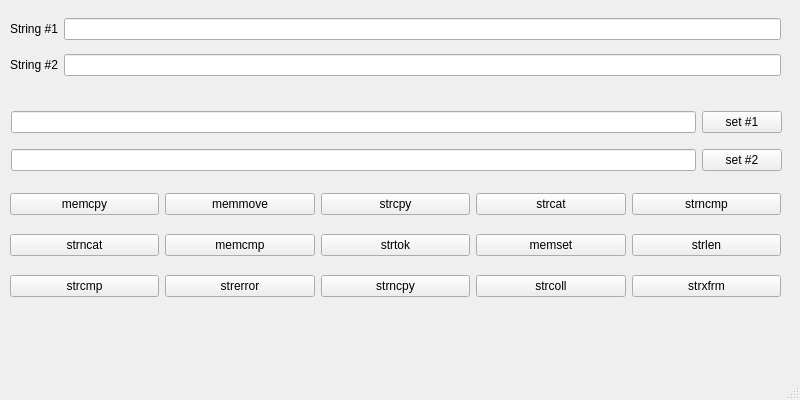
<?xml version="1.0" encoding="UTF-8"?>
<ui version="4.0">
 <class>MainWindow</class>
 <widget class="QMainWindow" name="MainWindow">
  <property name="geometry">
   <rect>
    <x>0</x>
    <y>0</y>
    <width>800</width>
    <height>400</height>
   </rect>
  </property>
  <property name="sizePolicy">
   <sizepolicy hsizetype="Fixed" vsizetype="Fixed">
    <horstretch>0</horstretch>
    <verstretch>0</verstretch>
   </sizepolicy>
  </property>
  <property name="minimumSize">
   <size>
    <width>800</width>
    <height>400</height>
   </size>
  </property>
  <property name="maximumSize">
   <size>
    <width>800</width>
    <height>400</height>
   </size>
  </property>
  <property name="windowTitle">
   <string>Task 2</string>
  </property>
  <widget class="QWidget" name="centralwidget">
   <widget class="QWidget" name="layoutWidget">
    <property name="geometry">
     <rect>
      <x>10</x>
      <y>180</y>
      <width>771</width>
      <height>131</height>
     </rect>
    </property>
    <layout class="QGridLayout" name="gridLayout">
     <item row="0" column="0">
      <widget class="QPushButton" name="pushButton_memcpy">
       <property name="text">
        <string>memcpy</string>
       </property>
      </widget>
     </item>
     <item row="0" column="1">
      <widget class="QPushButton" name="pushButton_memmove">
       <property name="text">
        <string>memmove</string>
       </property>
      </widget>
     </item>
     <item row="0" column="2">
      <widget class="QPushButton" name="pushButton_strcpy">
       <property name="text">
        <string>strcpy</string>
       </property>
      </widget>
     </item>
     <item row="0" column="3">
      <widget class="QPushButton" name="pushButton_strcat">
       <property name="text">
        <string>strcat</string>
       </property>
      </widget>
     </item>
     <item row="0" column="4">
      <widget class="QPushButton" name="pushButton_strncmp">
       <property name="text">
        <string>strncmp</string>
       </property>
      </widget>
     </item>
     <item row="1" column="0">
      <widget class="QPushButton" name="pushButton_strncat">
       <property name="text">
        <string>strncat</string>
       </property>
      </widget>
     </item>
     <item row="1" column="1">
      <widget class="QPushButton" name="pushButton_memcmp">
       <property name="text">
        <string>memcmp</string>
       </property>
      </widget>
     </item>
     <item row="1" column="2">
      <widget class="QPushButton" name="pushButton_strtok">
       <property name="text">
        <string>strtok</string>
       </property>
      </widget>
     </item>
     <item row="1" column="3">
      <widget class="QPushButton" name="pushButton_memset">
       <property name="text">
        <string>memset</string>
       </property>
      </widget>
     </item>
     <item row="1" column="4">
      <widget class="QPushButton" name="pushButton_strlen">
       <property name="text">
        <string>strlen</string>
       </property>
      </widget>
     </item>
     <item row="2" column="0">
      <widget class="QPushButton" name="pushButton_strcmp">
       <property name="text">
        <string>strcmp</string>
       </property>
      </widget>
     </item>
     <item row="2" column="1">
      <widget class="QPushButton" name="pushButton_strerror">
       <property name="text">
        <string>strerror</string>
       </property>
      </widget>
     </item>
     <item row="2" column="2">
      <widget class="QPushButton" name="pushButton_strncpy">
       <property name="text">
        <string>strncpy</string>
       </property>
      </widget>
     </item>
     <item row="2" column="3">
      <widget class="QPushButton" name="pushButton_strcoll">
       <property name="text">
        <string>strcoll</string>
       </property>
      </widget>
     </item>
     <item row="2" column="4">
      <widget class="QPushButton" name="pushButton_strxfrm">
       <property name="text">
        <string>strxfrm</string>
       </property>
      </widget>
     </item>
    </layout>
   </widget>
   <widget class="QWidget" name="layoutWidget">
    <property name="geometry">
     <rect>
      <x>10</x>
      <y>10</y>
      <width>771</width>
      <height>76</height>
     </rect>
    </property>
    <layout class="QVBoxLayout" name="verticalLayout">
     <item>
      <layout class="QHBoxLayout" name="horizontalLayout">
       <item>
        <widget class="QLabel" name="label">
         <property name="text">
          <string>String #1</string>
         </property>
        </widget>
       </item>
       <item>
        <widget class="QLineEdit" name="lineEdit">
         <property name="readOnly">
          <bool>true</bool>
         </property>
        </widget>
       </item>
      </layout>
     </item>
     <item>
      <layout class="QHBoxLayout" name="horizontalLayout_2">
       <item>
        <widget class="QLabel" name="label_2">
         <property name="text">
          <string>String #2</string>
         </property>
        </widget>
       </item>
       <item>
        <widget class="QLineEdit" name="lineEdit_2">
         <property name="readOnly">
          <bool>true</bool>
         </property>
        </widget>
       </item>
      </layout>
     </item>
    </layout>
   </widget>
   <widget class="QWidget" name="layoutWidget">
    <property name="geometry">
     <rect>
      <x>11</x>
      <y>101</y>
      <width>771</width>
      <height>80</height>
     </rect>
    </property>
    <layout class="QVBoxLayout" name="verticalLayout_2">
     <item>
      <layout class="QHBoxLayout" name="horizontalLayout_3">
       <item>
        <widget class="QLineEdit" name="lineEdit_3"/>
       </item>
       <item>
        <widget class="QPushButton" name="pushButton_set1">
         <property name="sizePolicy">
          <sizepolicy hsizetype="Fixed" vsizetype="Fixed">
           <horstretch>0</horstretch>
           <verstretch>0</verstretch>
          </sizepolicy>
         </property>
         <property name="text">
          <string>set #1</string>
         </property>
        </widget>
       </item>
      </layout>
     </item>
     <item>
      <layout class="QHBoxLayout" name="horizontalLayout_4">
       <item>
        <widget class="QLineEdit" name="lineEdit_4"/>
       </item>
       <item>
        <widget class="QPushButton" name="pushButton_set2">
         <property name="sizePolicy">
          <sizepolicy hsizetype="Fixed" vsizetype="Fixed">
           <horstretch>0</horstretch>
           <verstretch>0</verstretch>
          </sizepolicy>
         </property>
         <property name="text">
          <string>set #2</string>
         </property>
        </widget>
       </item>
      </layout>
     </item>
    </layout>
   </widget>
  </widget>
  <widget class="QMenuBar" name="menubar">
   <property name="geometry">
    <rect>
     <x>0</x>
     <y>0</y>
     <width>800</width>
     <height>25</height>
    </rect>
   </property>
  </widget>
  <widget class="QStatusBar" name="statusbar"/>
 </widget>
 <resources/>
 <connections/>
</ui>
